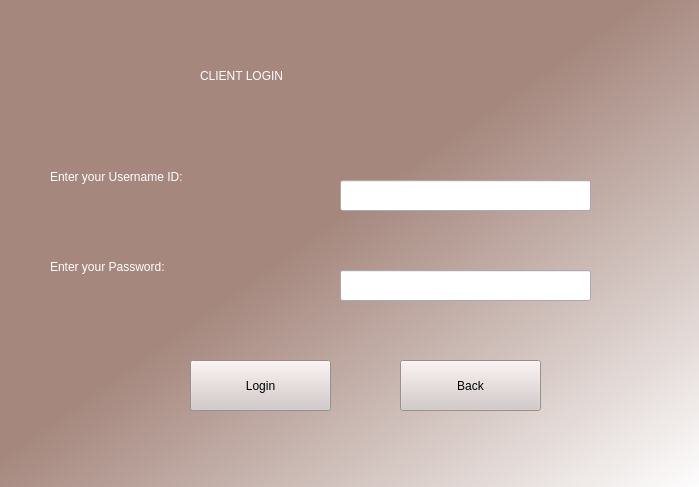
<?xml version="1.0" encoding="UTF-8"?>
<ui version="4.0">
 <class>Form</class>
 <widget class="QWidget" name="Form">
  <property name="geometry">
   <rect>
    <x>0</x>
    <y>0</y>
    <width>699</width>
    <height>487</height>
   </rect>
  </property>
  <property name="windowTitle">
   <string>Form</string>
  </property>
  <widget class="QLabel" name="label">
   <property name="geometry">
    <rect>
     <x>0</x>
     <y>-10</y>
     <width>701</width>
     <height>501</height>
    </rect>
   </property>
   <property name="styleSheet">
    <string notr="true">background-color: qlineargradient(spread:pad, x1:0, y1:0, x2:1, y2:1, stop:0.465909 rgba(165, 135, 125, 255), stop:1 rgba(255, 255, 255, 255));</string>
   </property>
   <property name="text">
    <string/>
   </property>
  </widget>
  <widget class="QLabel" name="label_2">
   <property name="geometry">
    <rect>
     <x>200</x>
     <y>30</y>
     <width>411</width>
     <height>91</height>
    </rect>
   </property>
   <property name="styleSheet">
    <string notr="true">font: 63 48pt &quot;Bahnschrift SemiBold Condensed&quot;;color:rgb(255, 255, 255)</string>
   </property>
   <property name="text">
    <string>CLIENT LOGIN</string>
   </property>
  </widget>
  <widget class="QLabel" name="label_4">
   <property name="geometry">
    <rect>
     <x>50</x>
     <y>170</y>
     <width>311</width>
     <height>41</height>
    </rect>
   </property>
   <property name="styleSheet">
    <string notr="true">font: 25 16pt &quot;Yu Gothic UI Light&quot;;
color:rgb(255, 255, 255)
</string>
   </property>
   <property name="text">
    <string>&lt;html&gt;&lt;head/&gt;&lt;body&gt;&lt;p&gt;Enter your Username ID:&lt;/p&gt;&lt;p&gt;&lt;br/&gt;&lt;/p&gt;&lt;/body&gt;&lt;/html&gt;</string>
   </property>
  </widget>
  <widget class="QLabel" name="label_5">
   <property name="geometry">
    <rect>
     <x>50</x>
     <y>260</y>
     <width>271</width>
     <height>41</height>
    </rect>
   </property>
   <property name="styleSheet">
    <string notr="true">font: 25 16pt &quot;Yu Gothic UI Light&quot;;
color:rgb(255, 255, 255)
</string>
   </property>
   <property name="text">
    <string>&lt;html&gt;&lt;head/&gt;&lt;body&gt;&lt;p&gt;Enter your Password:&lt;/p&gt;&lt;p&gt;&lt;br/&gt;&lt;/p&gt;&lt;/body&gt;&lt;/html&gt;</string>
   </property>
  </widget>
  <widget class="QLineEdit" name="username">
   <property name="geometry">
    <rect>
     <x>340</x>
     <y>180</y>
     <width>251</width>
     <height>31</height>
    </rect>
   </property>
  </widget>
  <widget class="QLineEdit" name="password">
   <property name="geometry">
    <rect>
     <x>340</x>
     <y>270</y>
     <width>251</width>
     <height>31</height>
    </rect>
   </property>
   <property name="echoMode">
    <enum>QLineEdit::Password</enum>
   </property>
  </widget>
  <widget class="QPushButton" name="login">
   <property name="geometry">
    <rect>
     <x>190</x>
     <y>360</y>
     <width>141</width>
     <height>51</height>
    </rect>
   </property>
   <property name="styleSheet">
    <string notr="true">background-color: rgb(210, 200, 199);
font: 25 18pt &quot;Segoe UI Light&quot;;</string>
   </property>
   <property name="text">
    <string>Login</string>
   </property>
  </widget>
  <widget class="QPushButton" name="back">
   <property name="geometry">
    <rect>
     <x>400</x>
     <y>360</y>
     <width>141</width>
     <height>51</height>
    </rect>
   </property>
   <property name="styleSheet">
    <string notr="true">background-color: rgb(210, 200, 199);
font: 25 18pt &quot;Segoe UI Light&quot;;</string>
   </property>
   <property name="text">
    <string>Back</string>
   </property>
  </widget>
 </widget>
 <resources/>
 <connections/>
</ui>
